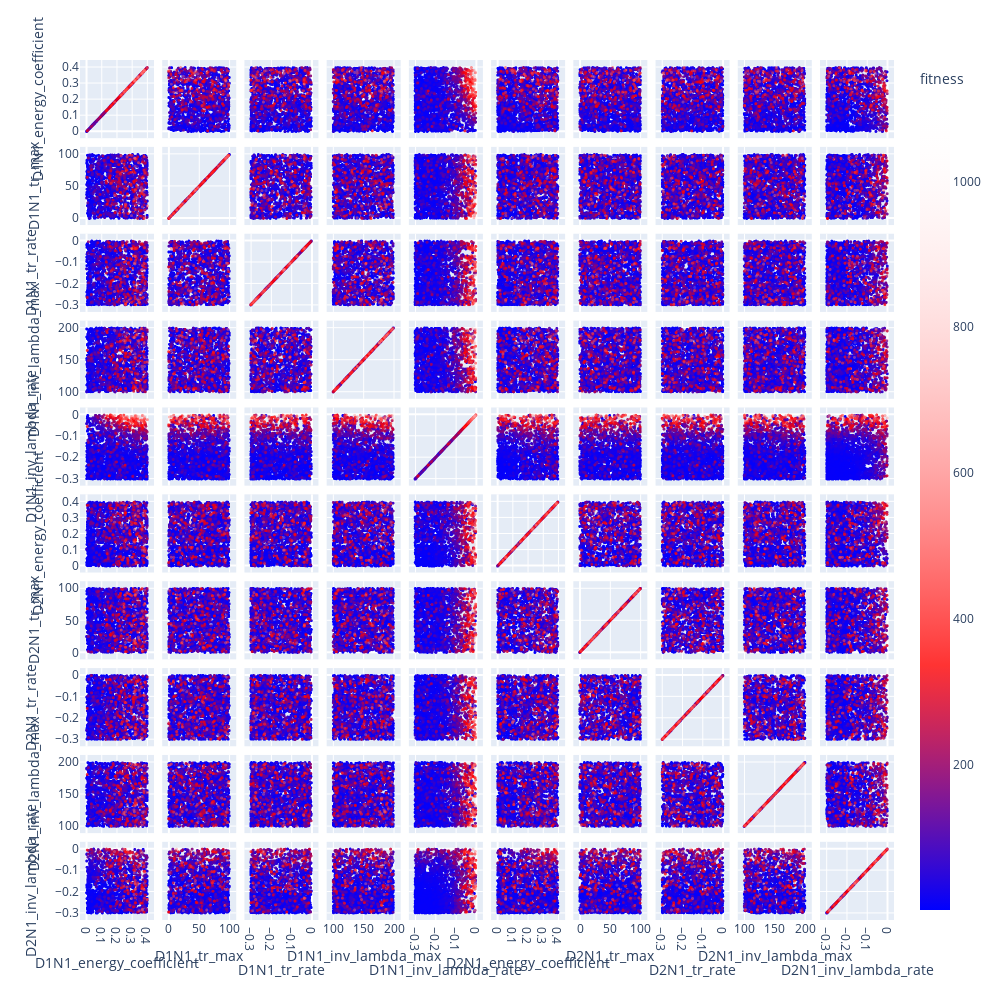

Write notebook code for a chart like this one.
### Code cell
viewer.parameters_scatter_matrix(nbest=10_000)

### Figure 1 — Plotly figure (JSON) as saved in the notebook; plotly's stock layout.template omitted (floating-point values rounded to 4 significant figures; data arrays with more than 128 entries replaced by an {"elided": "..."} marker saying what was removed)
{"data": [{"dimensions": [{"axis": {"matches": true}, "label": "D1N1_energy_coefficient", "values": {"elided": "3376 float values"}}, {"axis": {"matches": true}, "label": "D1N1_tr_max", "values": {"elided": "3376 float values"}}, {"axis": {"matches": true}, "label": "D1N1_tr_rate", "values": {"elided": "3376 float values"}}, {"axis": {"matches": true}, "label": "D1N1_inv_lambda_max", "values": {"elided": "3376 float values"}}, {"axis": {"matches": true}, "label": "D1N1_inv_lambda_rate", "values": {"elided": "3376 float values"}}, {"axis": {"matches": true}, "label": "D2N1_energy_coefficient", "values": {"elided": "3376 float values"}}, {"axis": {"matches": true}, "label": "D2N1_tr_max", "values": {"elided": "3376 float values"}}, {"axis": {"matches": true}, "label": "D2N1_tr_rate", "values": {"elided": "3376 float values"}}, {"axis": {"matches": true}, "label": "D2N1_inv_lambda_max", "values": {"elided": "3376 float values"}}, {"axis": {"matches": true}, "label": "D2N1_inv_lambda_rate", "values": {"elided": "3376 float values"}}], "hovertemplate": "%{xaxis.title.text}=%{x}<br>%{yaxis.title.text}=%{y}<br>fitness=%{marker.color}<extra></extra>", "legendgroup": "", "marker": {"color": {"elided": "3376 float values"}, "coloraxis": "coloraxis", "size": 3, "symbol": "circle"}, "name": "", "showlegend": false, "type": "splom", "unselected": {"marker": {"opacity": 0.01}}}], "layout": {"coloraxis": {"colorbar": {"title": {"text": "fitness"}}, "colorscale": [[0, "rgba(0,0,255,1)"], [0.3, "rgba(255,0,0,0.8)"], [1, "rgba(255,255,255,0.0)"]]}, "dragmode": "select", "height": 1000, "legend": {"tracegroupgap": 0}, "margin": {"t": 60}, "width": 1000}}
